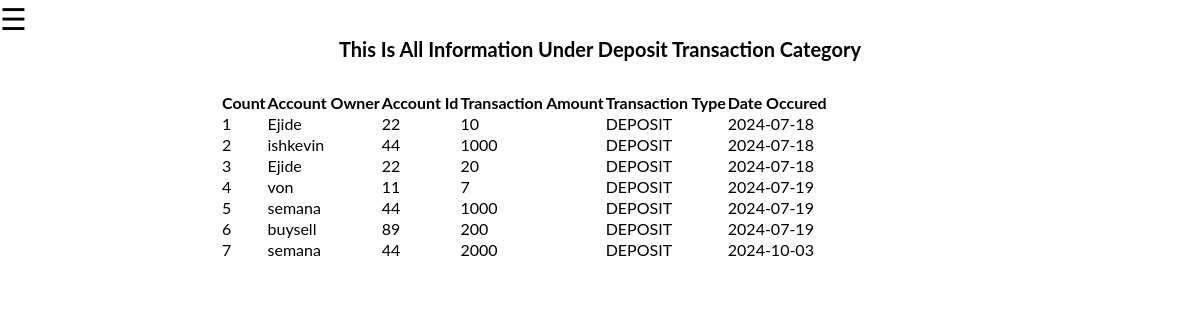
The page /php/deposit_info.php on the database its author committed.
### tables this page shows
CREATE TABLE `transactions` (
  `id` int(70) NOT NULL,
  `account_owner` varchar(70) NOT NULL,
  `account_id` int(70) NOT NULL,
  `transaction_amount` int(70) NOT NULL,
  `transaction_type` varchar(170) NOT NULL,
  `date_occured` date NOT NULL DEFAULT current_timestamp(),
  `new_account_balance` varchar(70) NOT NULL
);

### php/deposit_info.php (the view, shortened to what this page needs)
<?php
include "connection.php";
?>
<!DOCTYPE html>
<html lang="en">
<head>
    <link rel="stylesheet" href="../style.css">
    <link rel="stylesheet" href="../assets/Bootstrap icon/icons/bootstrap-icons.css">
</head>
<body class="portal">
      <span style="font-size:30px;cursor:pointer" onclick="openNav()">&#9776;</span>
    <section class="manage-client">
       <h4 class="text-1">this is all information under deposit transaction category</h4>
       <div class="column">
      <table>
      <tr>
        <th>Count</th>
        <th>Account Owner</th>
        <th>Account Id</th>
        <th>Transaction Amount</th>
        <th>Transaction Type</th>
        <th>Date Occured</th>
      </tr>
      <?php
      $count = 1;
      $sql = "SELECT * FROM transactions WHERE transaction_type = 'DEPOSIT'";
      $fetch = mysqli_query($con,$sql);
      if(mysqli_num_rows($fetch) > 0){
        while($row=mysqli_fetch_array($fetch)){
      ?>
      <tr>
        <td><?php echo $count++; ?></td>
        <td><?php echo $row['account_owner']; ?></td>
        <td><?php echo $row['account_id'];?></td>
        <td><?php echo $row['transaction_amount'];?></td>
        <td><?php echo $row['transaction_type'];?></td>
        <td><?php echo $row['date_occured'];?></td>
      </tr>
      <?php
      }
    }
      ?>
    </table>
  </div>
  </section>
</body>
</html>

### style.css (style rules this page uses)
* { margin: 0px; padding: 0px; box-sizing: border-box; }
.portal { font-family: "Lato", sans-serif; }

### php/deposit_info.php (style rules this page uses)
.manage-client .text-1 { text-align:center; font-size:20px; text-transform:capitalize; margin-bottom:30px; }
table { margin-left:220px; }

### rows shown on the page
transactions: account_owner "Ejide", account "22", transaction_amount "10", transaction_type "DEPOSIT", date_occured "2024-07-18"
transactions: account_owner "ishkevin", account "44", transaction_amount "1000", transaction_type "DEPOSIT", date_occured "2024-07-18"
transactions: account_owner "Ejide", account "22", transaction_amount "20", transaction_type "DEPOSIT", date_occured "2024-07-18"
transactions: account_owner "von", account "11", transaction_amount "7", transaction_type "DEPOSIT", date_occured "2024-07-19"
transactions: account_owner "semana", account "44", transaction_amount "1000", transaction_type "DEPOSIT", date_occured "2024-07-19"
transactions: account_owner "buysell", account "89", transaction_amount "200", transaction_type "DEPOSIT", date_occured "2024-07-19"
transactions: account_owner "semana", account "44", transaction_amount "2000", transaction_type "DEPOSIT", date_occured "2024-10-03"
